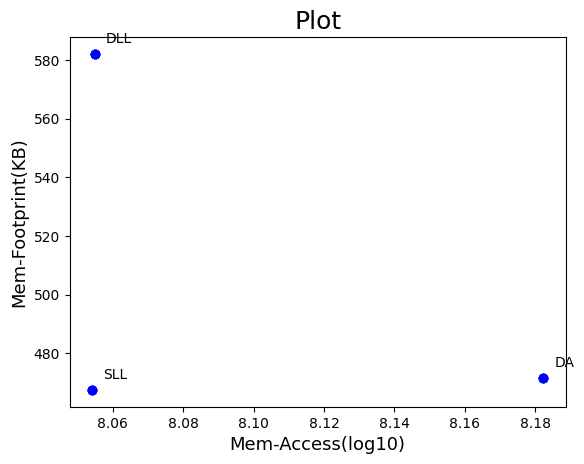

Source code (Python):
import numpy as np
import matplotlib.pyplot as plt
from math import log

x = [113274899, 113449694, 152153391]
x = [log(j,10) for j in x]
print(x)
y = [467.5, 582.1, 471.7]
#y = [w * 1000 for w in y]
types = ["SLL", "DLL", "DA"]

fig, ax = plt.subplots()
ax.scatter(x, y)

ax.set_xlabel('Mem-Access(log10)', fontsize=13)
ax.set_ylabel('Mem-Footprint(KB)', fontsize=13)
ax.set_title('Plot', fontsize=18)

for i, txt in enumerate(types):
    ax.annotate(txt, (x[i], y[i]), xytext= (8,8), textcoords='offset points')
    plt.scatter(x, y, marker='o', color='blue')

plt.savefig("plot.png", bbox_inches="tight")
